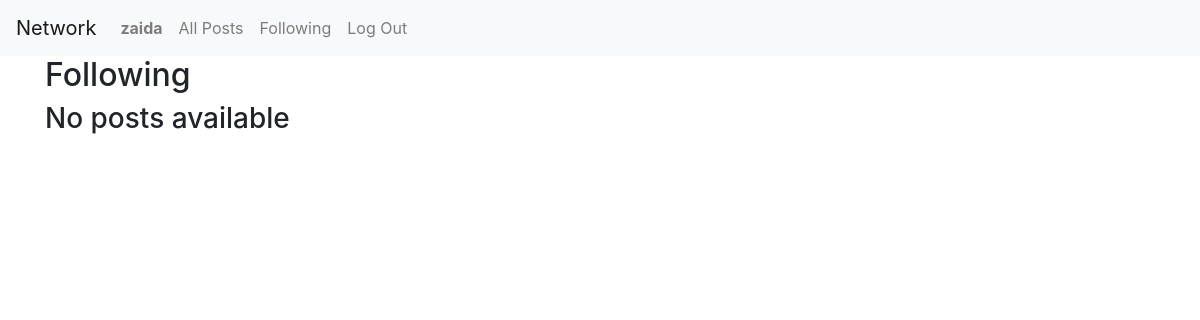
Page /following (signed in) on the earlier database version.
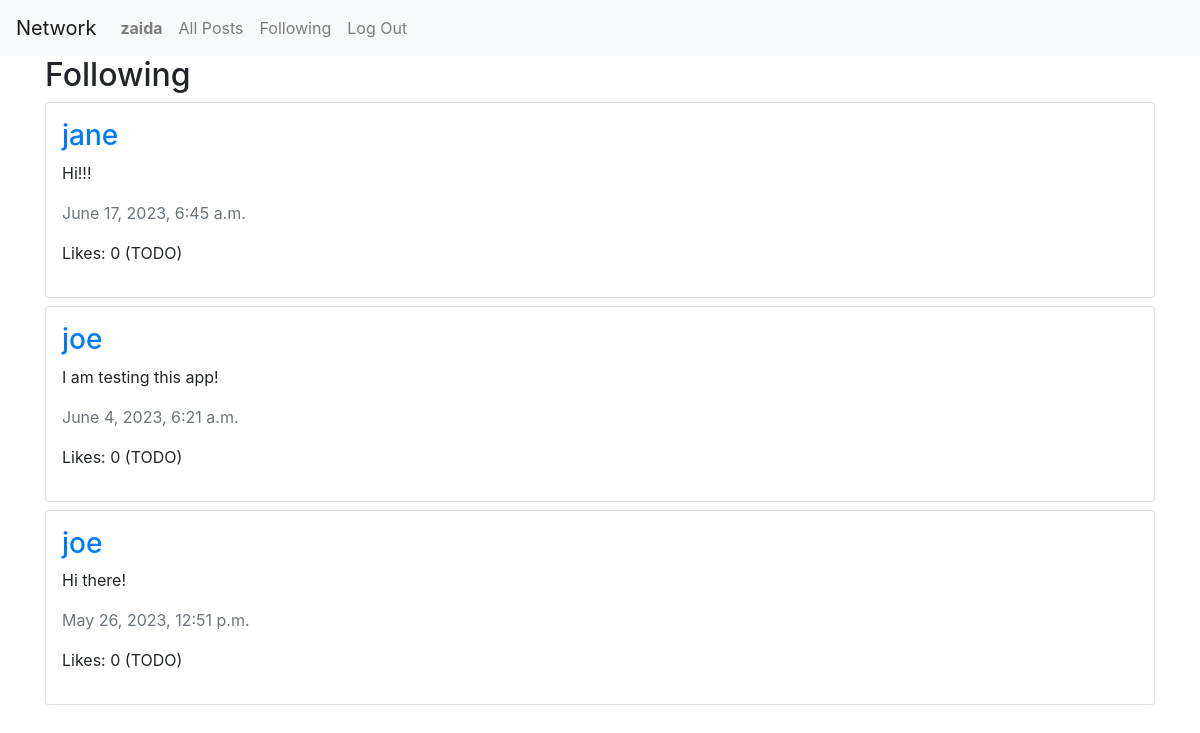
Same page on the later database version.
### network/models.py (models this page shows, shortened)
class Post(models.Model):
    author = models.ForeignKey(User, on_delete=models.CASCADE, related_name='posts')
    body = models.CharField(max_length=255)
    timestamp = models.DateTimeField(auto_now_add=True)

class User(AbstractUser):
    pass

### network/views.py (the view)
# urls.py: path('following', views.following, name="following"),
def following(request):
    current_user = User.objects.get(pk=request.user.id)
    followingUsers = Follow.objects.filter(follower=current_user)
    posts = Post.objects.all().order_by('id').reverse()
    followingPosts = []
    for post in posts:
        for person in followingUsers:
            if person.following == post.author:
                followingPosts.append(post)
    paginator = Paginator(followingPosts, 10)
    page_number = request.GET.get('page')
    page_obj = paginator.get_page(page_number)
    return render(request, "network/following.html", {
        'page_obj': page_obj
    })

### network/templates/network/following.html (shortened to what this page needs)
{% extends "network/layout.html" %} {% block body %}
<div class="container">
  <h2>Following</h2>
  <div id="all-posts">
    {% for post in page_obj %}
    <div class="card mb-2 p-3">
      <h3>
        <a href="{% url 'profile' user_id=post.author.id %}"
          >{{ post.author }}</a
        >
      </h3>
      <p>{{ post.body }}</p>
      <p class="text-secondary lh-1">{{ post.timestamp }}</p>
      <p>Likes: 0 (TODO)</p>
    </div>
    {% empty %}
    <h3>No posts available</h3>
    {% endfor %}
  </div>
</div>
{% endblock %}

Differences in the rows shown:
added Post: author "jane", body "Hi!!!", timestamp "June 17, 2023, 6:45 a.m."
now on this page (row unchanged): Post: author "joe", body "I am testing this app!", timestamp "June 4, 2023, 6:21 a.m."
now on this page (row unchanged): Post: author "joe", body "Hi there!", timestamp "May 26, 2023, 12:51 p.m."
Other differences:
text no longer shown: "No posts available"
